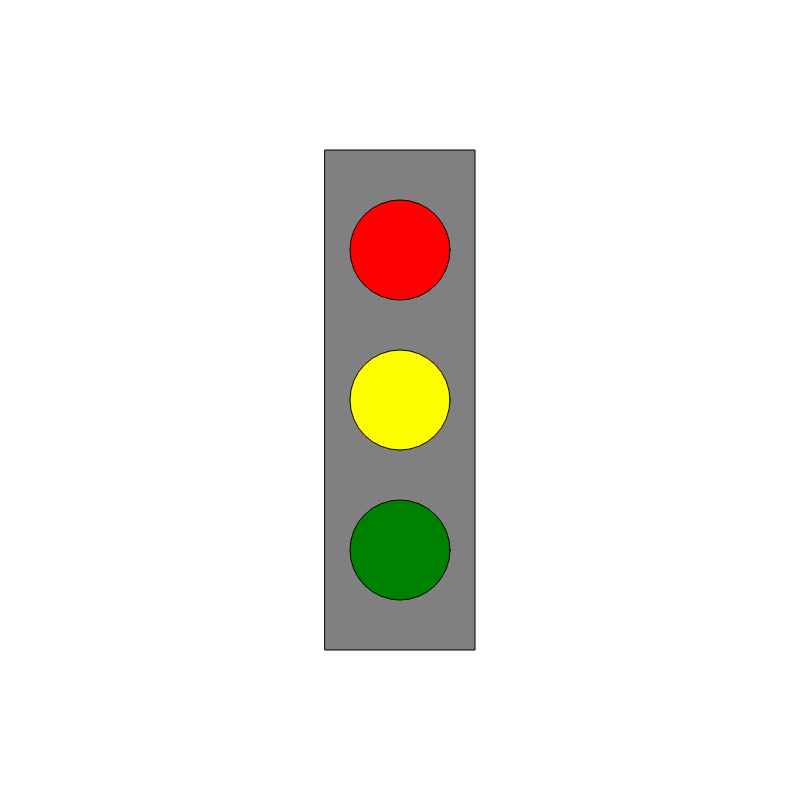
Frame 1 (no input)
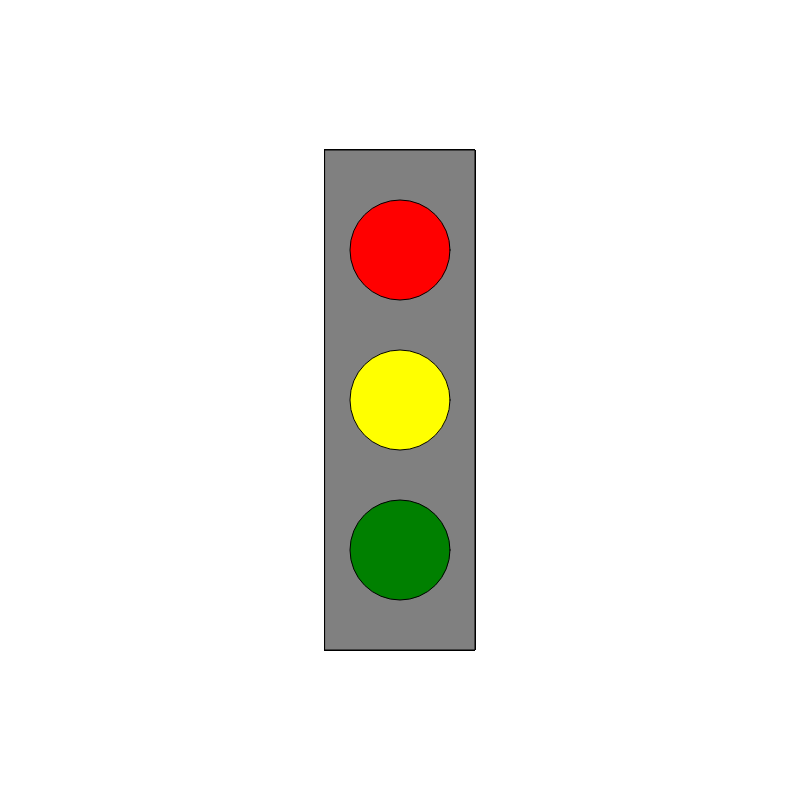
Frame 60 (no input)
Frame 120 (the mouse pressed at the canvas centre since frame 60): identical to frame 60, image omitted

The p5.js sketch that drew these frames (run headless with seeded random() and noise() and a simulated clock; from frame 60 on, the mouse is pressed at the canvas centre):

// p5.js sketch
// ── sketch.js
function setup() {
  createCanvas(800, 800);
  rectMode(CENTER);
  ellipseMode(CENTER);

}

function draw() {
  // put drawing code here
  //make a yellow rectangle for the stoplight
  fill('grey');
  rect(width / 2, height / 2, 150, 500);

  fill('red');
  ellipse(width / 2, height / 2 - 150, 100, 100); // the red one
  fill('yellow');
  ellipse(width / 2, height / 2, 100, 100); // center yellow ellipse
  fill('green');
  ellipse(width / 2, height / 2 + 150, 100, 100); // the green one
}
